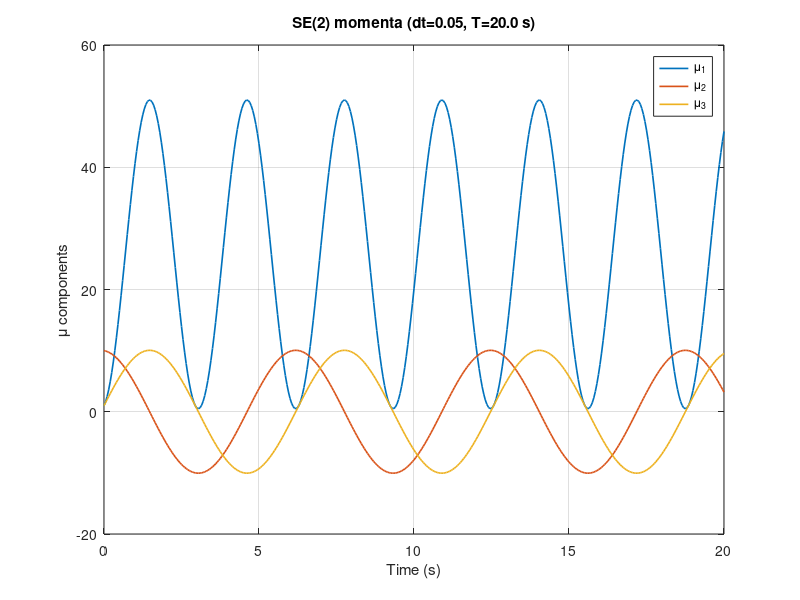
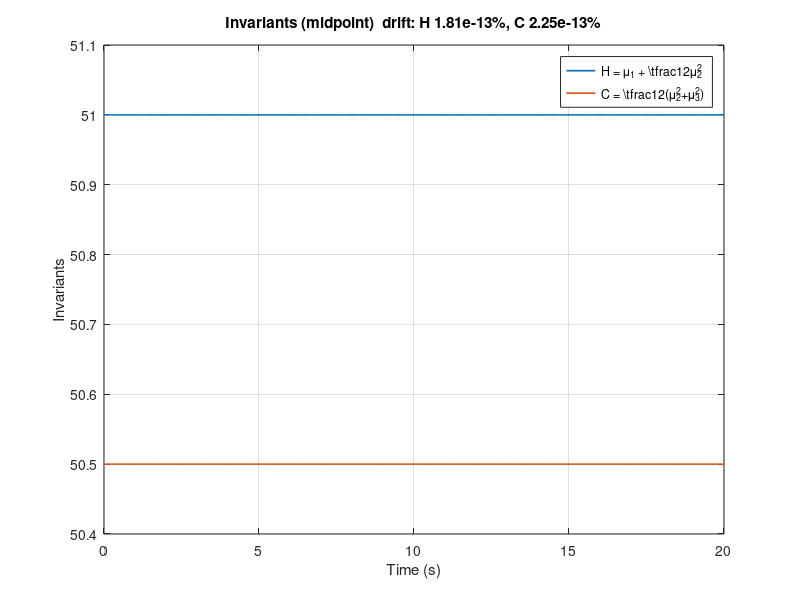
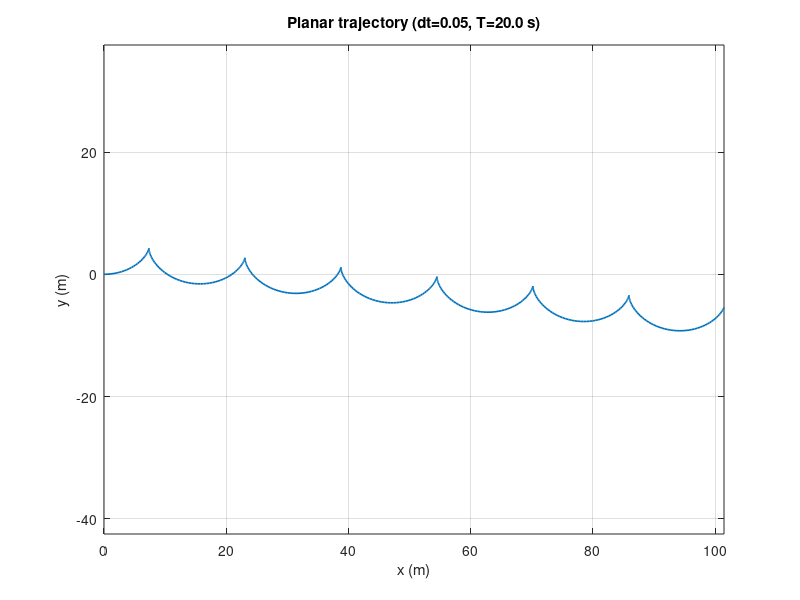
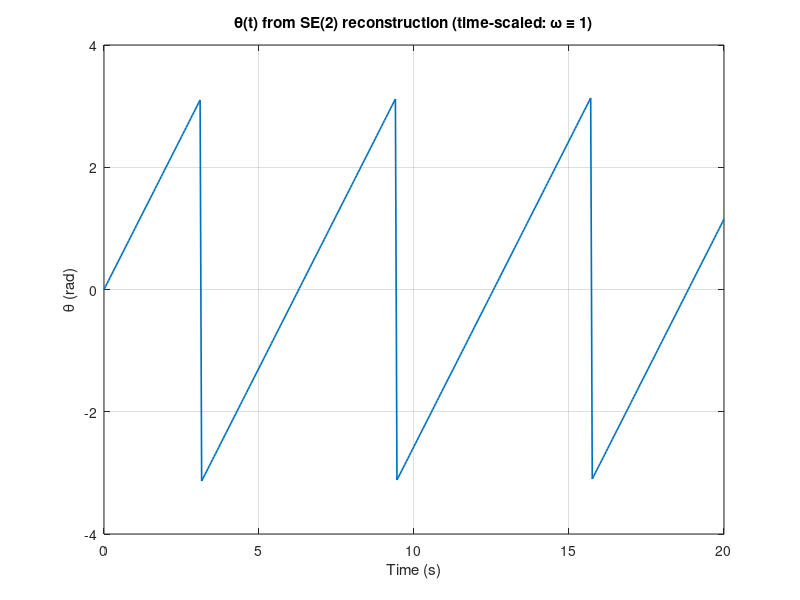

The MATLAB source for these figures, in order:
function unicycle_se2_midpoint
clc; close all;

% Time-scaled SE(2) Lie–Poisson model 
% We use H(μ) = 1/2 μ'Qμ + b'μ, so gradH(μ) = Qμ + b.
% For time-scaled dynamics (θ as clock), choose:
%   Q = diag([0, 1, 0])   and   b = [1; 0; 0]
% so that ω = ∂H/∂μ1 = 1, v_x = ∂H/∂μ2 = μ2, v_y = 0.

Q = diag([0, 1, 0]);
b = [1; 0; 0];

% Initial coadjoint state (choose realistic magnitudes)
mu0 = [1; 10; 1];     % [μ1; μ2; μ3], note μ1 is not the angular rate here; ω≡1 comes from b

% Initial pose g0 in SE(2) (homogeneous 3x3): (x,y,theta) = (0,0,0)
g0 = eye(3);

% Two runs (coarse vs fine)
run_case(mu0, g0, Q, b, 0.05,  400, 1);   % coarse: dt=0.05, T=20 s
run_case(mu0, g0, Q, b, 0.005, 4000, 2);  % fine:   dt=0.005, T=20 s
end


function run_case(mu0, g0, Q, b, dt, N, figbase)
T = N*dt;
fprintf('SE(2) midpoint (time-scaled): dt = %.6g, N = %d (T=%.3g s)\n', dt, N, T);

% Storage
t  = (0:N)*dt;
mu = zeros(3,N+1);     mu(:,1) = mu0;
g  = zeros(3,3,N+1);   g(:,:,1) = g0;

% Invariants
H = zeros(1,N+1);
C = zeros(1,N+1);
[H(1), C(1)] = invariants(mu0, Q, b);

% Time stepping (implicit midpoint on μ; exact exp reconstruction on g)
for k = 1:N
    muk = mu(:,k);

    % implicit midpoint step on μ via damped Newton
    munext = newton_midpoint_mu(muk, dt, Q, b);

    % pose reconstruction in SE(2)
    mubar = 0.5*(muk + munext);
    w     = gradH(mubar, Q, b);            % body twist xi = [ω; v_x; v_y]
    Xi    = hat_se2(w);                    % se(2) matrix
    g(:,:,k+1) = g(:,:,k) * expm(dt*Xi);   % left-invariant update

    % store
    mu(:,k+1) = munext;
    [H(k+1), C(k+1)] = invariants(munext, Q, b);
end

% Diagnostics & plots
driftH = (max(H)-min(H)) / max(1,abs(H(1))) * 100;
driftC = (max(C)-min(C)) / max(1,abs(C(1))) * 100;
fprintf('  Energy drift:  %.6g %%\n', driftH);
fprintf('  Casimir drift: %.6g %%\n', driftC);

% Extract pose (x,y,theta) from g
x  = squeeze(g(1,3,:));
y  = squeeze(g(2,3,:));
th = atan2( squeeze(g(2,1,:)), squeeze(g(1,1,:)) );

% Figures
figure(figbase*10+1); clf;
plot(t, mu(1,:), 'LineWidth', 1.2); hold on;
plot(t, mu(2,:), 'LineWidth', 1.2);
plot(t, mu(3,:), 'LineWidth', 1.2);
xlabel('Time (s)'); ylabel('\mu components');
legend('\mu_1','\mu_2','\mu_3','Location','best');
title(sprintf('SE(2) momenta (dt=%.3g, T=%.1f s)', dt, T)); grid on;

figure(figbase*10+2); clf;
plot(t, H, 'LineWidth', 1.2); hold on;
plot(t, C, 'LineWidth', 1.2);
xlabel('Time (s)'); ylabel('Invariants');
legend('H = \mu_1 + \tfrac{1}{2}\mu_2^2','C = \tfrac{1}{2}(\mu_2^2+\mu_3^2)','Location','best');
title(sprintf('Invariants (midpoint)  drift: H %.3g%%, C %.3g%%', driftH, driftC));
grid on;

figure(figbase*10+3); clf;
plot(x, y, '-', 'LineWidth', 1.2);
axis equal; grid on;
xlabel('x (m)'); ylabel('y (m)');
title(sprintf('Planar trajectory (dt=%.3g, T=%.1f s)', dt, T));

figure(figbase*10+4); clf;
plot(t, th, 'LineWidth', 1.2);
xlabel('Time (s)'); ylabel('\theta (rad)');
title('\theta(t) from SE(2) reconstruction (time-scaled: \omega \equiv 1)'); grid on;

end

% Core
function munext = newton_midpoint_mu(mk, dt, Q, b)
% Solve F(m) = 0:   m - mk - dt * Lambda(mbar)*(Q*mbar + b) = 0
% w/ mbar = (mk + m)/2, via damped Newton with residual-based stopping.

munext  = mk;                 % initial guess (can also try one explicit step)
F       = F_midpoint_mu(munext, mk, dt, Q, b);
tol     = 1e-12 * (1 + norm(mk,2));
maxIter = 50;

for it = 1:maxIter
    F  = F_midpoint_mu(munext, mk, dt, Q, b);
    if norm(F,2) <= tol, break; end

    J  = J_midpoint_mu(munext, mk, dt, Q, b);
    dm = -J\F;

    % backtracking line search on residual
    alpha = 1.0;
    Fn = F_midpoint_mu(munext + alpha*dm, mk, dt, Q, b);
    while norm(Fn,2) > norm(F,2) && alpha > 1/64
        alpha = 0.5*alpha;
        Fn = F_midpoint_mu(munext + alpha*dm, mk, dt, Q, b);
    end
    munext = munext + alpha*dm;
end
end

function F = F_midpoint_mu(m, mk, dt, Q, b)
mbar = 0.5*(mk + m);
w    = gradH(mbar, Q, b);        % w = Q*mbar + b
F    = m - mk - dt * ( Lambda(mbar) * w );
end

function J = J_midpoint_mu(m, mk, dt, Q, b)
% Linearization:
% J = I - dt * (1/2) * [ Omega(w) + Lambda(mbar) Q ],
% where w = Q*mbar + b, and Omega(w) y = Lambda(y) w.
mbar = 0.5*(mk + m);
w    = gradH(mbar, Q, b);
J    = eye(3) - 0.5*dt * ( Omega_of_w(w) + Lambda(mbar)*Q );
end

% Model-specific bits 
function L = Lambda(mu)
% Lie–Poisson tensor for se(2): entries linear in μ.
% With basis {e1 (rot), e2 (trans x), e3 (trans y)} and left-trivialization.
L = [  0     ,  mu(3), -mu(2);
     -mu(3) ,   0    ,   0   ;
      mu(2) ,   0    ,   0   ];
end

function w = gradH(mu, Q, b)
% Affine gradient of H(μ) = 1/2 μ'Qμ + b'μ
w = Q*mu + b;
end

function Om = Omega_of_w(w)
% Build the linear operator Omega(w) such that Omega(w)*y = Lambda(y)*w.
% Using decomposition Lambda(y) = y1*R1 + y2*R2 + y3*R3 with constant Rk.
R1 = [0 0 0; 0 0 0; 0 0 0];                       % no μ1 term in Lambda
R2 = [0 0 -1; 0 0 0; 1 0 0];
R3 = [0 1  0; -1 0 0; 0 0 0];
Om = [R1*w, R2*w, R3*w];   % columns are Rk*w
end

function Xi = hat_se2(xi)
% xi = [omega; v_x; v_y] -> se(2) matrix (3x3 homogeneous)
omega = xi(1); vx = xi(2); vy = xi(3);
Xi = [ 0     -omega   vx;
       omega   0      vy;
       0       0       0 ];
end

function [H,C] = invariants(mu, Q, b)
% Hamiltonian and Casimir for se(2)
H = 0.5*(mu.'*Q*mu) + b.'*mu;     % e.g., μ1 + 1/2 μ2^2 for time-scaled choice
C = 0.5*(mu(2)^2 + mu(3)^2);      % standard se(2) Casimir
end
